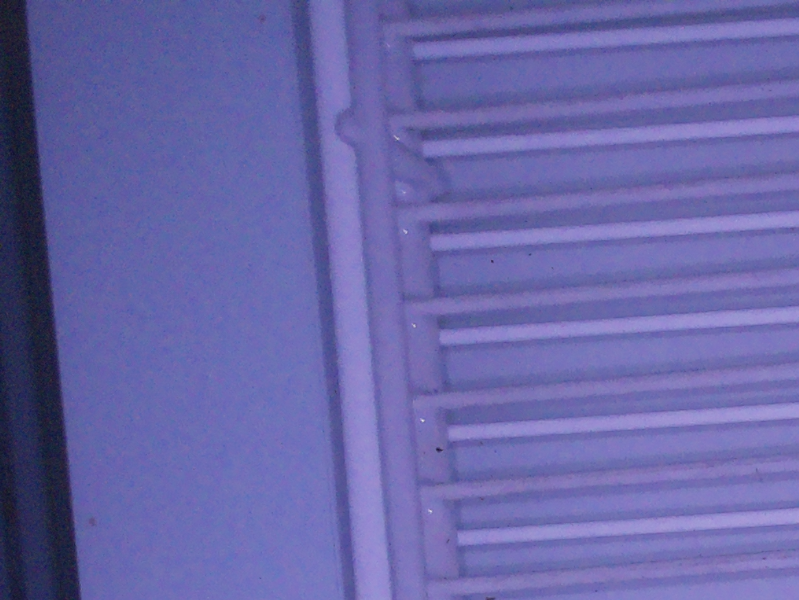
#> input picture img/downsized/0_0_raw_example.png, 799 x 600 px, given as the content of the folder _Repos/SC_TSL_15092024_Plate_Detect/train/images/raw_example, which was not available
$ python downsize.py
#> lines starting #> are read from the running program, lines starting #| are printed output that depends on the picture; pictures that were not available may be replaced by others from this repository, and a replacement may not be noted
import cv2
import numpy as np
import time
from pathlib import Path


if __name__ == '__main__':
    inputPath = Path('/Users/cla24mas/Documents/My_Repos/SC_TSL_15092024_Plate_Detect/train/images/raw_example/')
    outputPath = '/Users/cla24mas/Documents/My_Repos/SC_TSL_15092024_Plate_Detect/train/images/raw_example/downsized/'

    for img in inputPath.iterdir():
        if not img.name.startswith('.'):
            print(str(img))
            image = cv2.imread(img)
#> image is the input picture: shape (600, 799, 3); mean B, G, R 167.7, 102.2, 104.2

            sizeY = image.shape[0]
#> sizeY = 600
            sizeX = image.shape[1]
#> sizeX = 799

            mCols = 4
            nRows = 4

            for i in range(nRows):
                for j in range(mCols):
                    roi = image[i*int(sizeY/nRows):i*int(sizeY/nRows) + int(sizeY/nRows) , j*int(sizeX/mCols):j*int(sizeX/mCols) + int(sizeX/mCols)]

                    roi_sizeY = roi.shape[0]
                    roi_sizeX =  roi.shape[1]

                    scale_down = 600/min(roi_sizeY, roi_sizeX)
                    cv2.imwrite(outputPath + str(i) + '_' + str(j) + '_' + img.name, cv2.resize(roi, None, fx = scale_down, fy = scale_down, interpolation = cv2.INTER_LINEAR))
                    print("file saved")
#> this loop made 4 passes
#> pass 1, `cv2.imwrite(outputPath + str(i) + '_' + str(j) + '_' + img.name, cv2.r..`:
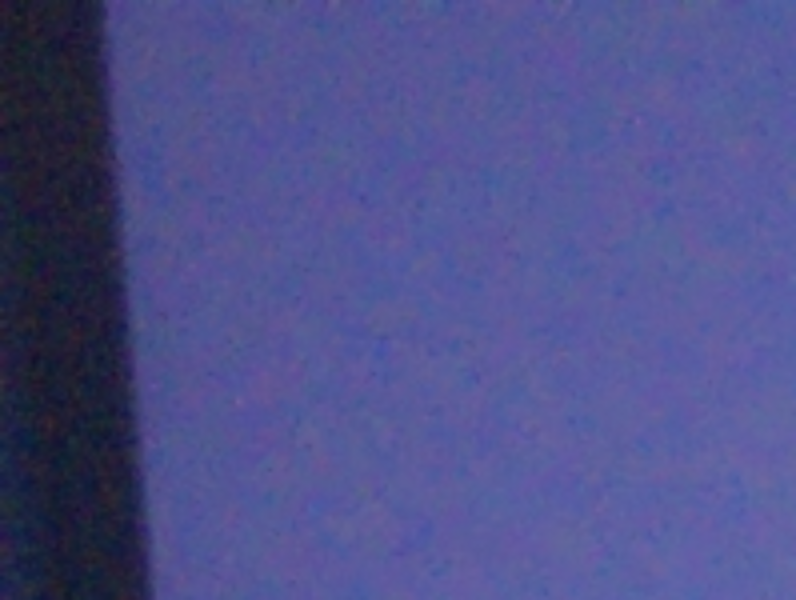
#> saved as 0_0_0_0_raw_example.png: shape (600, 796, 3); mean B, G, R 138.2, 80.2, 77.9
#> pass 1, `cv2.imwrite(outputPath + str(i) + '_' + str(j) + '_' + img.name, cv2.r..`:
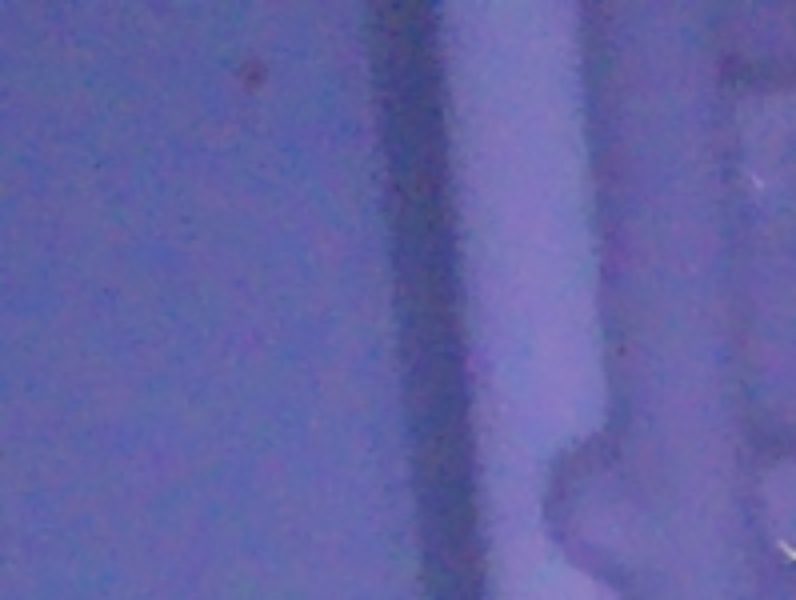
#> saved as 0_1_0_0_raw_example.png: shape (600, 796, 3); mean B, G, R 165.5, 98.4, 98.8
#> pass 1, `cv2.imwrite(outputPath + str(i) + '_' + str(j) + '_' + img.name, cv2.r..`:
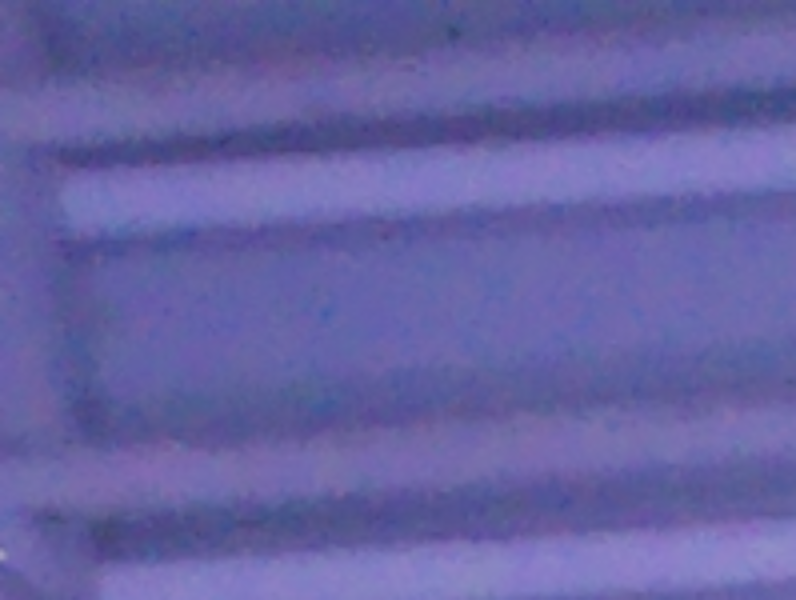
#> saved as 0_2_0_0_raw_example.png: shape (600, 796, 3); mean B, G, R 163.8, 98.6, 101.7
#> pass 1, `cv2.imwrite(outputPath + str(i) + '_' + str(j) + '_' + img.name, cv2.r..`:
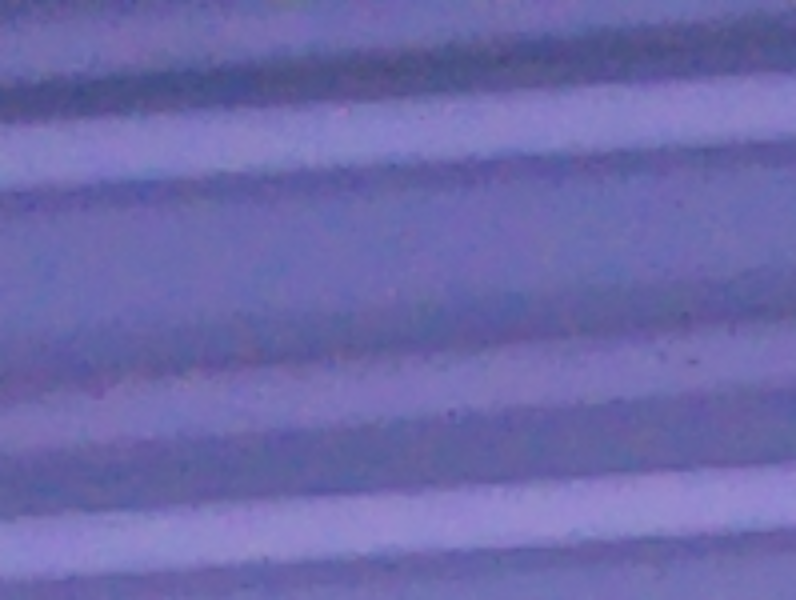
#> saved as 0_3_0_0_raw_example.png: shape (600, 796, 3); mean B, G, R 172, 105.1, 108.8
#> after the loop:
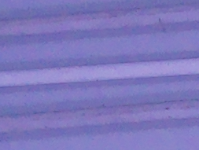
#> roi: shape (150, 199, 3); mean B, G, R 187.8, 119.7, 125.6

$ run again, on img/downsized/1_0_raw_example.png
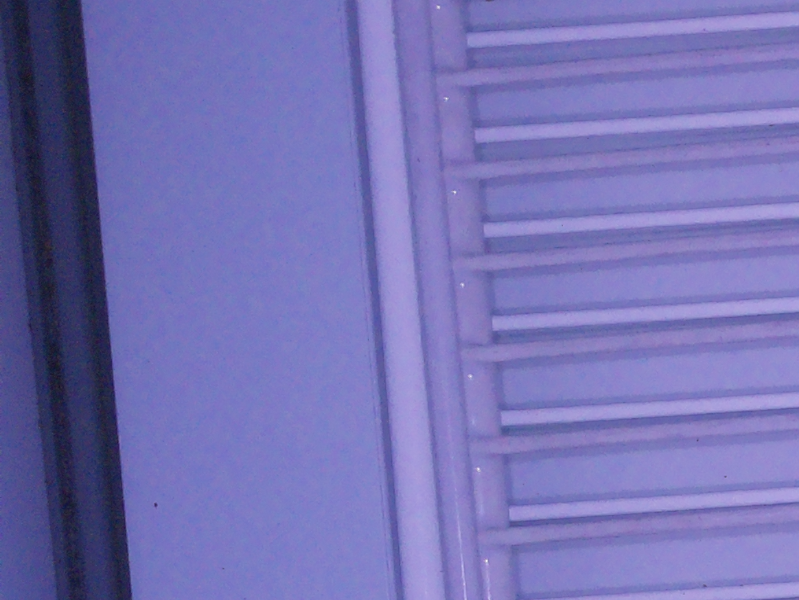
#> input picture img/downsized/1_0_raw_example.png, 799 x 600 px, given as the content of the folder _Repos/SC_TSL_15092024_Plate_Detect/train/images/raw_example, which was not available
#> image is the input picture: shape (600, 799, 3); mean B, G, R 179.7, 113.5, 116.6
#> the loop `for i in range(nRows):` made 4 passes
#> pass 1, `cv2.imwrite(outputPath + str(i) + '_' + str(j) + '_' + img.name, cv2.r..`:
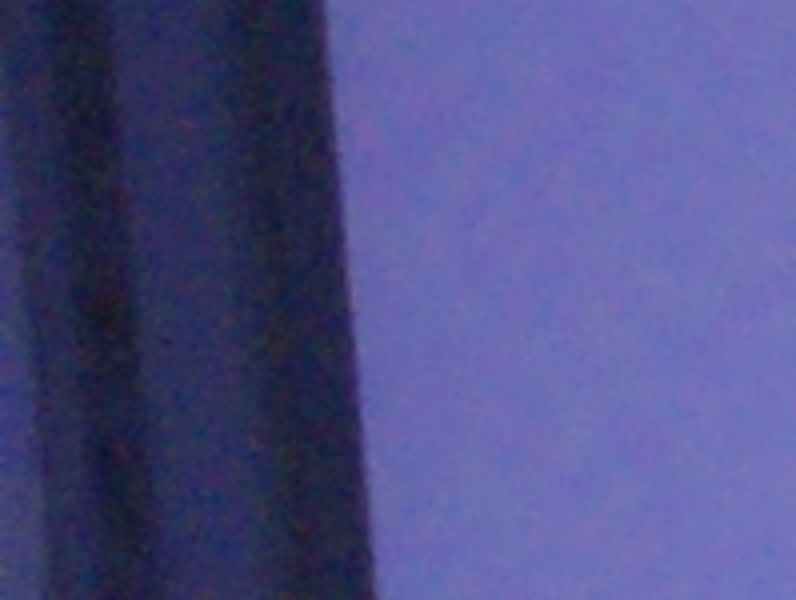
#> saved as 0_0_1_0_raw_example.png: shape (600, 796, 3); mean B, G, R 135, 78.6, 77.7
#> after the loop `for i in range(nRows):`:
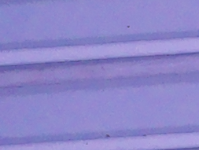
#> roi: shape (150, 199, 3); mean B, G, R 201.9, 134.5, 141

$ run again, on img/downsized/1_1_raw_example.png
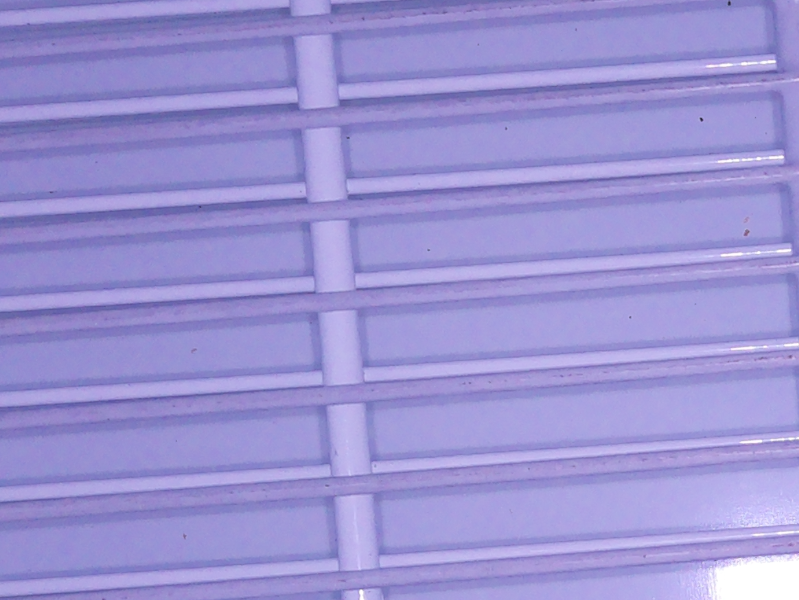
#> input picture img/downsized/1_1_raw_example.png, 799 x 600 px, given as the content of the folder _Repos/SC_TSL_15092024_Plate_Detect/train/images/raw_example, which was not available
#> image is the input picture: shape (600, 799, 3); mean B, G, R 210.8, 147.1, 154.4
#> the loop `for i in range(nRows):` made 4 passes
#> pass 1, `cv2.imwrite(outputPath + str(i) + '_' + str(j) + '_' + img.name, cv2.r..`:
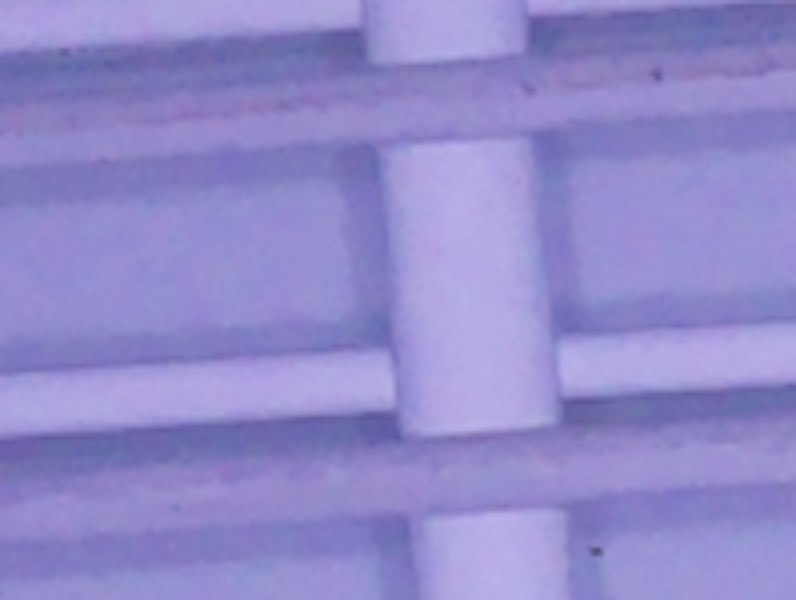
#> saved as 0_1_1_1_raw_example.png: shape (600, 796, 3); mean B, G, R 203, 137.9, 144.9
#> after the loop `for i in range(nRows):`:
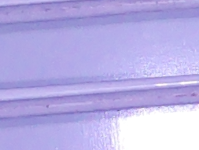
#> roi: shape (150, 199, 3); mean B, G, R 229.7, 175.9, 184

$ run again, on img/downsized/1_2_raw_example.png
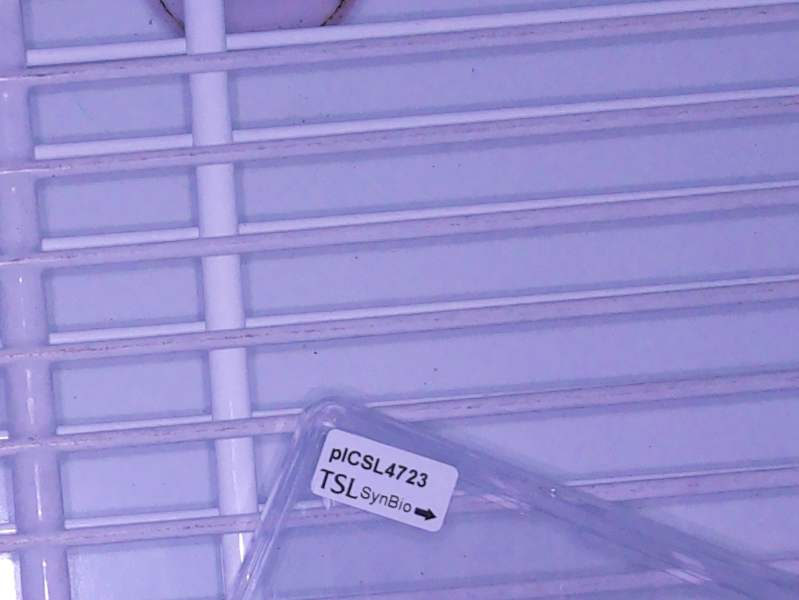
#> input picture img/downsized/1_2_raw_example.png, 799 x 600 px, given as the content of the folder _Repos/SC_TSL_15092024_Plate_Detect/train/images/raw_example, which was not available
#> image is the input picture: shape (600, 799, 3); mean B, G, R 208.2, 143.2, 150.1
#> the loop `for i in range(nRows):` made 4 passes
#> pass 1, `cv2.imwrite(outputPath + str(i) + '_' + str(j) + '_' + img.name, cv2.r..`:
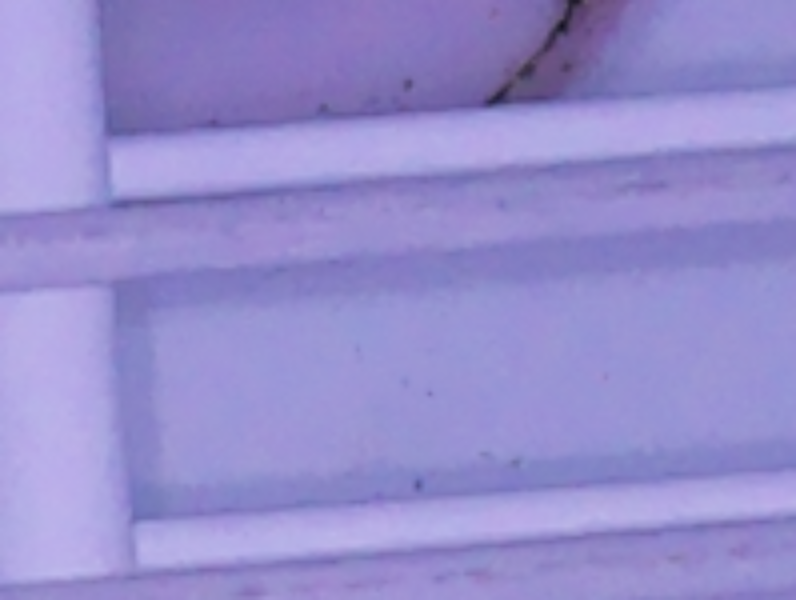
#> saved as 0_1_1_2_raw_example.png: shape (600, 796, 3); mean B, G, R 205.7, 141.4, 149.4
#> after the loop `for i in range(nRows):`:
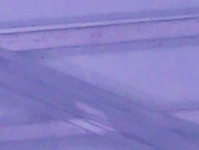
#> roi: shape (150, 199, 3); mean B, G, R 195.7, 127.6, 134.3
